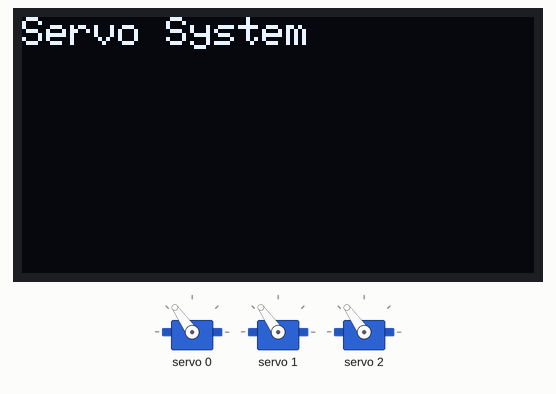
Recording of a program running on a simulated Raspberry Pi Pico. Shown: 128×64 one-colour display, 3 × servo. What the program prints to the serial monitor is not drawn.

Above: at 0.7 s.
At 1.3 s:
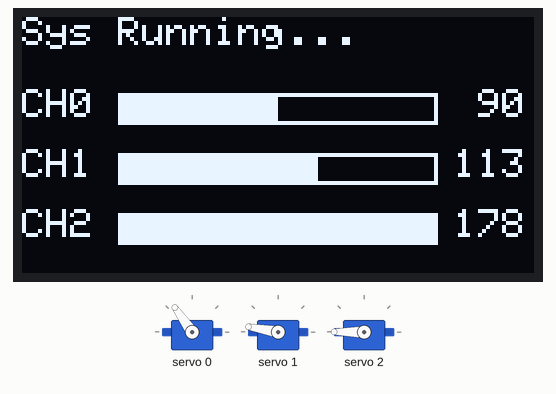
At 1.74 s:
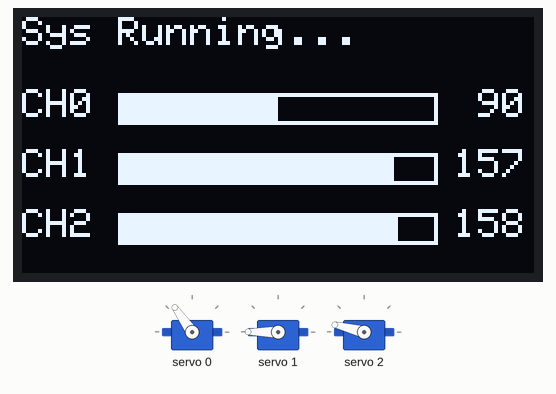
At 39.72 s:
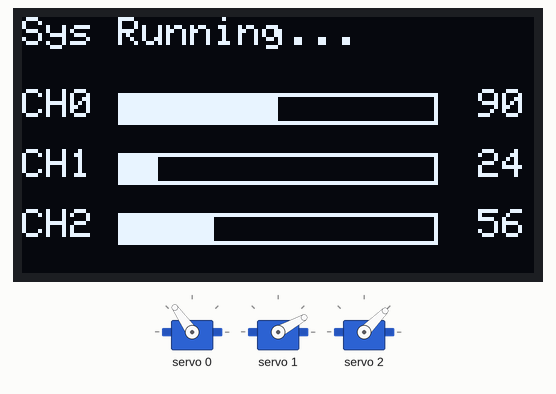
Timing chart, 0 to 40.0 s (numbered marks = the images above):
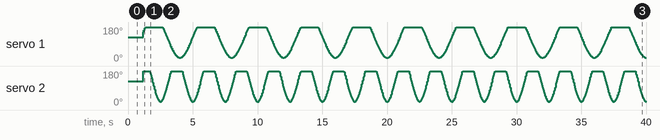

Measured:
- what the display in image 0 shows lasts 1.0 s, from 0.2 s to 1.2 s

The program:

main.cpp
```cpp
/*
 * 6_Test_Servo_Sweep (Modified)
 * Pico2 + PCA9685 + SSD1306: 3 servos (ch0-2)
 * Channel 0 is locked at 90°, Channel 1 & 2 sweep independently with different speeds.
 */
#include <Arduino.h>
#include <Wire.h>
#include <Adafruit_PWMServoDriver.h>
#include <Adafruit_SSD1306.h>
#include <Adafruit_GFX.h>

#define I2C_SDA 4
#define I2C_SCL 5

#define PCA_ADDR 0x40
#define OLED_ADDR 0x3C

// New 12-bit tick constraints requested by user
const uint16_t SERVOMIN = 150;
const uint16_t SERVOMAX = 600;
const float PWM_FREQ = 50.0; // Hz

#define SERVOS 3

// Custom individual speeds (cycle duration in milliseconds)
#define CYCLE_MS_CH1 4000  // Channel 1 takes 4 seconds per full loop
#define CYCLE_MS_CH2 2500  // Channel 2 moves faster (2.5 seconds per full loop)

#define SCREEN_W 128
#define SCREEN_H 64

Adafruit_PWMServoDriver pca = Adafruit_PWMServoDriver(PCA_ADDR);
Adafruit_SSD1306 display(SCREEN_W, SCREEN_H, &Wire, -1);

// Updated function to write ticks directly
void set_servo_deg(uint8_t ch, float deg) {
    if (deg < 0) deg = 0;
    if (deg > 180) deg = 180;

    // Linearly map 0-180 degrees directly to 150-600 ticks
    uint16_t pwm = SERVOMIN + (uint16_t)(deg / 180.0f * (SERVOMAX - SERVOMIN));
    pca.setPWM(ch, 0, pwm);
}

float ease_sine(float t) {
    return 0.5f * (1.0f - cosf(t * M_PI));
}

void draw_bar(int x, int y, int w, int h, float frac, uint16_t color) {
    int fw = (int)(frac * w);
    if (fw < 0) fw = 0; if (fw > w) fw = w;
    display.drawRect(x, y, w, h, color);
    if (fw > 0) display.fillRect(x, y, fw, h, color);
}

void setup() {
    Serial.begin(115200);
    delay(100);

    Wire.setSDA(I2C_SDA);
    Wire.setSCL(I2C_SCL);
    Wire.begin();
    Wire.setClock(400000);

    pca.begin();
    pca.setPWMFreq(PWM_FREQ);
    delay(10);

    if (!display.begin(SSD1306_SWITCHCAPVCC, OLED_ADDR)) {
        Serial.println("SSD1306 not found");
    } else {
        display.clearDisplay();
        display.setTextSize(1);
        display.setTextColor(SSD1306_WHITE);
        display.setCursor(0, 0);
        display.println("Servo System");
        display.display();
        delay(500);
    }

    // Initialize all to center
    for (int i = 0; i < SERVOS; i++) set_servo_deg(i, 90.0f);
    delay(500);

    Serial.println("Servo test ready (CH0 = 90 deg fixed, CH1/CH2 dynamic speeds)");
}

void loop() {
    uint32_t ms = millis();
    float degs[SERVOS];

    // --- Channel 0: Fixed at 90 degrees ---
    degs[0] = 90.0f;
    set_servo_deg(0, degs[0]);

    // --- Channel 1: Fixed Dynamic Sweep with Symmetry ---
    float t1 = fmodf((float)ms / CYCLE_MS_CH1, 1.0f);
    // Triangle wave: goes 0 -> 1 in first half, then 1 -> 0 in second half
    float poff1 = (t1 < 0.5f) ? (t1 * 2.0f) : (2.0f - (t1 * 2.0f));
    float eoff1 = ease_sine(poff1);
    degs[1] = eoff1 * 180.0f; // Naturally handles up and down smoothly
    set_servo_deg(1, degs[1]);

    // --- Channel 2: Fixed Dynamic Sweep with Symmetry ---
    float t2 = fmodf((float)ms / CYCLE_MS_CH2, 1.0f);
    // Triangle wave: goes 0 -> 1 in first half, then 1 -> 0 in second half
    float poff2 = (t2 < 0.5f) ? (t2 * 2.0f) : (2.0f - (t2 * 2.0f));
    float eoff2 = ease_sine(poff2);
    degs[2] = eoff2 * 180.0f;
    set_servo_deg(2, degs[2]);

    // OLED Update (~15 fps)
    static uint32_t last_disp = 0;
    if (ms - last_disp > 66) {
        last_disp = ms;
        display.clearDisplay();

        // Title info (Tracking CH1's raw cycle ratio)
        display.setTextSize(1);
        display.setCursor(0, 0);
        display.printf("Sys Running...");

        // Render Bar graphs
        for (int ch = 0; ch < SERVOS; ch++) {
            int y = 18 + ch * 15;
            float frac = degs[ch] / 180.0f;
            display.setCursor(0, y);
            display.printf("CH%d", ch);
            draw_bar(24, y + 1, 80, 8, frac, SSD1306_WHITE);
            display.setCursor(108, y);
            display.printf("%3.0f", degs[ch]);
        }
        display.display();
    }

    // Serial Logging
    static uint32_t last_print = 0;
    if (ms - last_print > 100) {
        last_print = ms;
        Serial.printf("Positions -> CH0: %.0f | CH1: %.0f | CH2: %.0f\n", degs[0], degs[1], degs[2]);
    }

    delay(10);
}
```
